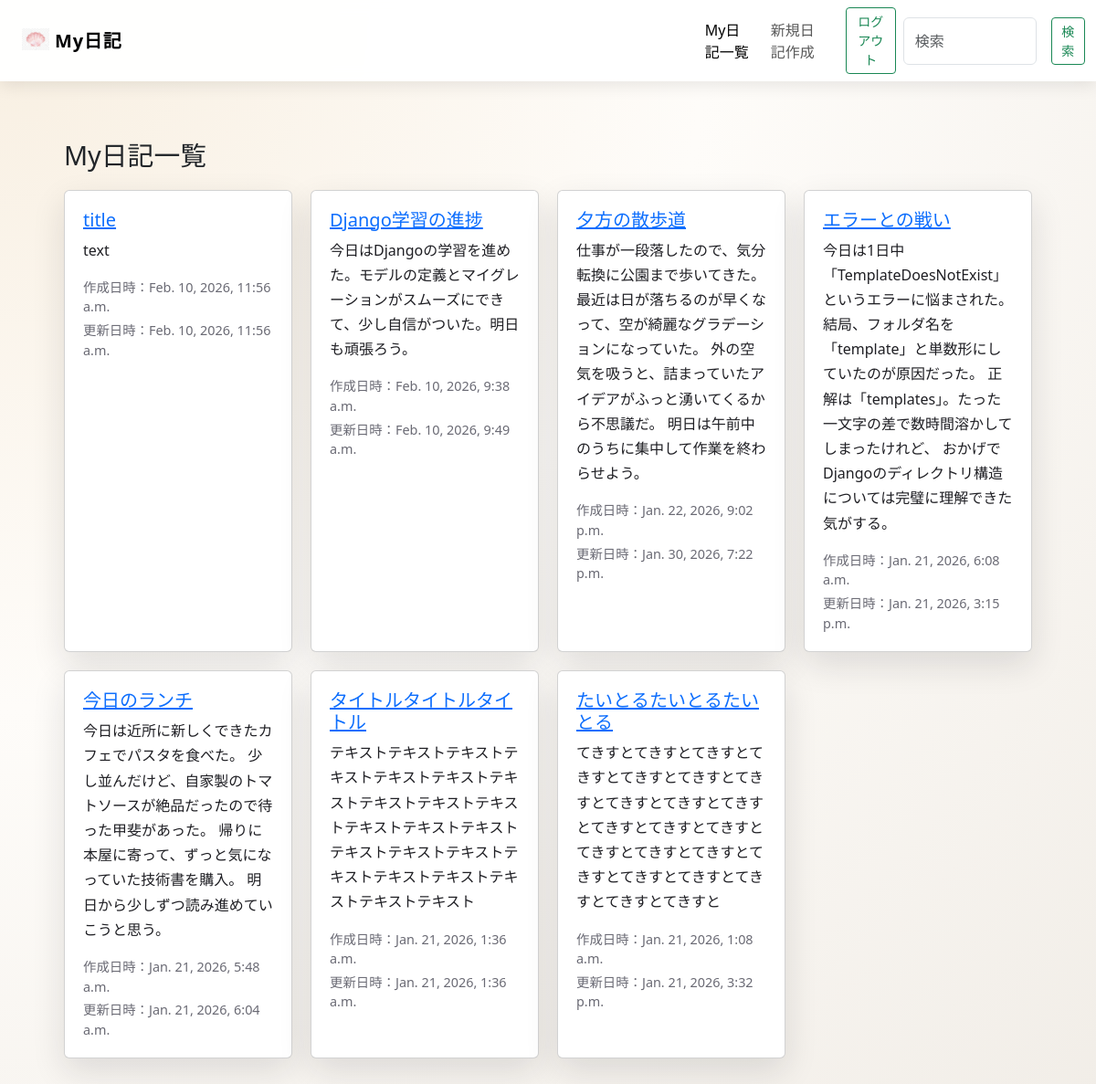
/diary/ (signed in), run on the app's committed database.
### diary/models.py (models this page shows, shortened)
class Diary(models.Model):
    user = models.ForeignKey(settings.AUTH_USER_MODEL, on_delete=models.CASCADE, related_name='diaries')
    title = models.CharField(max_length=200)
    content = models.TextField()
    created_at = models.DateTimeField(auto_now_add=True)
    updated_at = models.DateTimeField(auto_now=True)
    is_public = models.BooleanField(default=False)
    class Meta:
        verbose_name = '日記のデータ'

### diary/views.py (the view)
# urls.py: path('diary/', views.DiaryListView.as_view(), name='diary-list'),
class DiaryListView(LoginRequiredMixin, ListView):
    template_name = 'diary/diary_list.html'
    model = Diary
    def get_queryset(self):
        query = self.request.GET.get('q', '').strip()
        queryset = Diary.objects.filter(user=self.request.user).order_by('-created_at')
        if query:
            queryset = queryset.filter(Q(title__icontains=query) | Q(content__icontains=query))
        return queryset
    def get_context_data(self, **kwargs):
        context = super().get_context_data(**kwargs)
        context['query'] = self.request.GET.get('q', '').strip()
        return context

### diary/templates/diary/diary_list.html (shortened to what this page needs)
{% extends 'base.html' %}
{% load static %}
{% block content %}
    <section class="page-section">
        <div class="section-header">
            <h2 class="diary-title">My日記一覧</h2>
        </div>
        <div class="card-grid">
            {% for diary in diary_list %}
                <article class="card diary-card">
                    <h3 class="card-title">
                        <a href="{% url 'diary-detail' diary.pk %}" class="diary-detail-link">{{ diary.title }}</a>
                    </h3>
                    <p class="card-content">{{ diary.content }}</p>
                    <div class="card-meta">
                        <span>作成日時：{{ diary.created_at }}</span>
                        <span>更新日時：{{ diary.updated_at }}</span>
                    </div>
                </article>
            {% empty %}
                <div class="empty-state">
                    <p>該当する日記がありません。</p>
                </div>
            {% endfor %}
        </div>
    </section>
{% endblock %}

### templates/base.html (shortened to what this page needs)
{% load static %}
<!DOCTYPE html>
<html lang="ja">
<head>
    <link rel="stylesheet" href="{% static 'css/base.css' %}">
    <link href="https://cdn.jsdelivr.net/npm/bootstrap@5.3.0/dist/css/bootstrap.min.css" rel="stylesheet">
</head>
<body>
    <div class="page">
      <header class="site-header">
        <nav class="navbar navbar-expand-lg bg-body-tertiary">
            <div class="container-fluid">
                <div class="navbar-collapse nav-menu" id="navbarSupportedContent">
                  <ul class="navbar-nav me-auto mb-2 mb-lg-0">
                    <li class="container-fluid">
                      <a class="navbar-brand" href="{% url 'index' %}">
                        <img src="{% static 'images/logo.png' %}" alt="Logo" width="30" height="24" class="d-inline-block align-text-top">
                        My日記
                      </a>
                    </li>
                    <li class="nav-item">
                    <a class="nav-link active" aria-current="page" href="{% url 'diary-list' %}">My日記一覧</a>
                  </li>
                  <li class="nav-item">
                    <a class="nav-link" href="{% url 'diary-create' %}">新規日記作成</a>
                  </li>
                {% if request.user.is_authenticated %}
                <form action="{% url 'accounts:logout' %}" method="post" class="nav-logout">
                  <button method="post" class="btn btn-outline-success btn-sm" type="submit" href="{% url 'accounts:logout' %}">ログアウト</button>
                </form>
                {% else %}
                <a class="nav-link" href="{% url 'accounts:signup' %}">アカウント登録</a>
                <a class="nav-link" href="{% url 'accounts:login' %}">ログイン</a>
                {% endif %}
                {% if request.user.is_authenticated %}
                <form class="d-flex search-form" role="search" action="{% url 'diary-list' %}" method="get">
                  <input class="form-control me-2" type="search" name="q" placeholder="検索" aria-label="検索" value="{{ request.GET.q|default_if_none:'' }}">
                  <button class="btn btn-outline-success btn-sm" type="submit">検索</button>
                </form>
                {% endif %}
              </div>
            </div>
          </nav>
        </header>
        <main class="site-main">
            {% block content %}{% endblock %}
        </main>
    </div>
    </body>
</html>

### static/css/base.css (style rules this page uses)
* { margin: 0; padding: 0; box-sizing: border-box; }
:root { --ink: #1f1f24; --muted: #6a6a74; --accent: #2f6f6a; --accent-strong: #1f5a55; --accent-warm: #d0a353; --paper: #fbf7f0; --card: #ffffff; --line: #e4ddcf; --shadow: 0 14px 36px rgba(27, 27, 35, 0.12); --radius: 16px; }
body { font-family: "Klee One", "Shippori Mincho", "Hiragino Mincho ProN", "Yu Mincho", serif; color: var(--ink); background: radial-gradient(circle at top left, #f8efe1, #fefcf9 45%, #f1ede7); min-height: 100vh; }
a { color: inherit; text-decoration: none; }
.page { min-height: 100vh; }
.site-header { position: sticky; top: 0; z-index: 10; box-shadow: 0 6px 16px rgba(0, 0, 0, 0.08); }
.navbar.bg-body-tertiary { background: rgba(255, 255, 255, 0.95) !important; backdrop-filter: blur(10px); }
.nav-menu { display: flex !important; align-items: center; flex-wrap: wrap; gap: 12px; }
.navbar-nav { align-items: center; gap: 8px; flex: 1 1 auto; }
.navbar-brand { font-weight: 600; letter-spacing: 0.04em; }
.nav-link { color: var(--ink); }
.nav-logout { margin-left: 12px; }
.search-form { margin-left: auto; gap: 8px; }
.site-main { padding: 40px 20px 80px; max-width: 1100px; margin: 0 auto; }
.page-section { margin-top: 24px; }
.section-header { margin-bottom: 20px; }
.section-title, .diary-title { font-size: clamp(1.6rem, 2.4vw, 2.2rem); }
.card-grid { display: grid; grid-template-columns: repeat(auto-fit, minmax(240px, 1fr)); gap: 20px; }
.card { background: var(--card); border-radius: var(--radius); padding: 20px; box-shadow: var(--shadow); border: 1px solid var(--line); }
.card-title { font-size: 1.25rem; margin-bottom: 12px; }
.card-content { color: var(--ink); line-height: 1.7; margin-bottom: 16px; }
.card-meta { color: var(--muted); font-size: 0.9rem; display: flex; flex-direction: column; gap: 4px; }

### data on the page
Diary: title "title", content "text", created_at "Feb. 10, 2026, 11:56 a.m.", updated_at "Feb. 10, 2026, 11:56 a.m."
Diary: title "Django学習の進捗", content "今日はDjangoの学習を進めた。モデルの定義とマイグレーションがスムーズにできて、少し自信がついた。明日も頑張ろう。", created_at "Feb. 10, 2026, 9:38 a.m.", updated_at "Feb. 10, 2026, 9:49 a.m."
Diary: title "夕方の散歩道", content "仕事が一段落したので、気分転換に公園まで歩いてきた。 最近は日が落ちるのが早くなって、空が綺麗なグラデーションになっていた。 外の空気を吸うと、詰まっていたアイデアがふっと湧いてくるから不思議だ。 明日は午前中のうちに集中して作業を終わらせよう。", created_at "Jan. 22, 2026, 9:02 p.m.", updated_at "Jan. 30, 2026, 7:22 p.m."
Diary: title "エラーとの戦い", content "今日は1日中「TemplateDoesNotExist」というエラーに悩まされた。 結局、フォルダ名を「template」と単数形にしていたのが原因だった。 正解は「templates」。たった一文字の差で数時間溶かしてしまったけれど、 おかげでDjangoのディレクトリ構造については完璧に理解できた気がする。", created_at "Jan. 21, 2026, 6:08 a.m.", updated_at "Jan. 21, 2026, 3:15 p.m."
Diary: title "今日のランチ", content "今日は近所に新しくできたカフェでパスタを食べた。 少し並んだけど、自家製のトマトソースが絶品だったので待った甲斐があった。 帰りに本屋に寄って、ずっと気になっていた技術書を購入。 明日から少しずつ読み進めていこうと思う。", created_at "Jan. 21, 2026, 5:48 a.m.", updated_at "Jan. 21, 2026, 6:04 a.m."
Diary: title "タイトルタイトルタイトル", content "テキストテキストテキストテキストテキストテキストテキストテキストテキストテキストテキストテキストテキストテキストテキストテキストテキストテキストテキストテキストテキストテキスト", created_at "Jan. 21, 2026, 1:36 a.m.", updated_at "Jan. 21, 2026, 1:36 a.m."
Diary: title "たいとるたいとるたいとる", content "てきすとてきすとてきすとてきすとてきすとてきすとてきすとてきすとてきすとてきすとてきすとてきすとてきすとてきすとてきすとてきすとてきすとてきすとてきすとてきすとてきすとてきすと", created_at "Jan. 21, 2026, 1:08 a.m.", updated_at "Jan. 21, 2026, 3:32 p.m."
